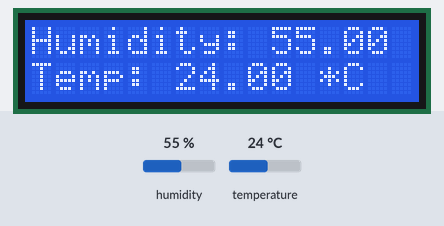
Bench run of a sketch on a simulated ESP8266 (NodeMCU). On the bench: 16×2 character LCD. Inputs (shaded band) come from the test bench; at power-on: humidity 55 %, temperature 24 °C. WiFi joins after 1.5 s; servers stay silent unless stated; what the sketch prints to the serial monitor is not drawn.

Above: at 6.0 s.
6.1 s: humidity set to 22 %
At 7.6 s:
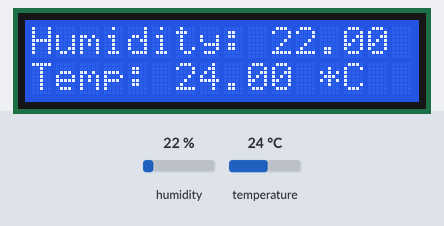
8.8 s: temperature set to 12 °C
At 10.0 s:
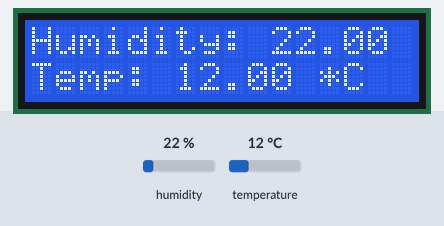
11.5 s: humidity set to 40 %
At 13.6 s:
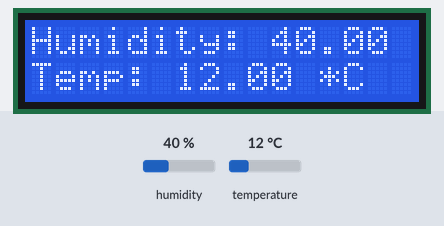
14.6 s: temperature set to 19 °C
At 16.0 s:
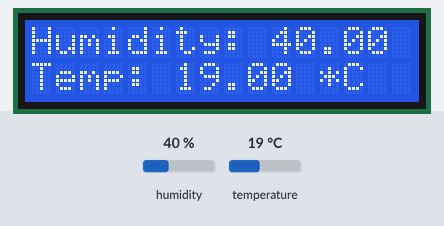
Timing chart, 0 to 17.6 s (numbered marks = the images above; inputs shaded):
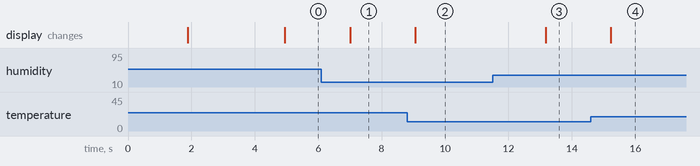

Measured:
- after the input at 6.1 s, the display: changes after 0.90 s (image 1)
- after the input at 8.8 s, the display: changes after 0.26 s (image 2)
- after the input at 11.5 s, the display: changes after 1.7 s (image 3)
- after the input at 14.6 s, the display: changes after 0.63 s (image 4)

The sketch:

Dht11_Blynk.ino
```cpp
#define BLYNK_PRINT Serial
#include <Wire.h>
#include <LiquidCrystal_I2C.h>

//Replace with your template ID
#define BLYNK_TEMPLATE_ID "TMPL6RqCIVKIX"
#define BLYNK_TEMPLATE_NAME "Temperature Monitoring System"
#define BLYNK_AUTH_TOKEN "3ety3VFCnKyS1brVzhyb9PPrlQr65Pe3"

#include <ESP8266WiFi.h>
#include <BlynkSimpleEsp8266.h>
#include <DHT.h>
// Define the DHT11 sensor type and the pin it's connected to
#define DHTTYPE DHT11
#define DHTPIN D4  // You can change this to the pin you're using

// Initialize the I2C LCD (change the address to your LCD's address if necessary)
LiquidCrystal_I2C lcd(0x27, 16, 2);

// Initialize the DHT sensor
DHT dht(DHTPIN, DHTTYPE);

// Your WiFi credentials.
// Set password to "" for open networks.
char ssid[] = "AHS";
char pass[] = "017937793";

void setup() {
  // Debug console
  Serial.begin(115200);
  dht.begin();
  Blynk.begin(BLYNK_AUTH_TOKEN, ssid, pass);

  // Initialize the LCD
  lcd.init();
  lcd.backlight();

    // Display a startup message on the LCD
  lcd.setCursor(0, 0);
  lcd.print("Weather Monitor");
  lcd.setCursor(4, 1);
  lcd.print("ASLAM YT");

  delay(3000);
}

void loop() {
  Blynk.run();
  float humidity = dht.readHumidity();
  float temperature = dht.readTemperature();

  if (isnan(humidity) || isnan(temperature)) {
    Serial.println("Failed to read from DHT sensor!");
    return;
  }

    // Display the values on the LCD
  lcd.clear();
  lcd.setCursor(0, 0);
  lcd.print("Humidity: ");
  lcd.print(humidity);
  lcd.print(" %");
  lcd.setCursor(0, 1);
  lcd.print("Temp: ");
  lcd.print(temperature);
  lcd.print(" *C");

  Serial.println("Temperature: ");
  Serial.println(temperature);
  Serial.println(" °C, Humidity: ");
  Serial.println(humidity);
  Serial.println(" %");

  Blynk.virtualWrite(V1, humidity);
  Blynk.virtualWrite(V0, temperature);

  delay(2000);  // Update every 2 seconds
}
```
